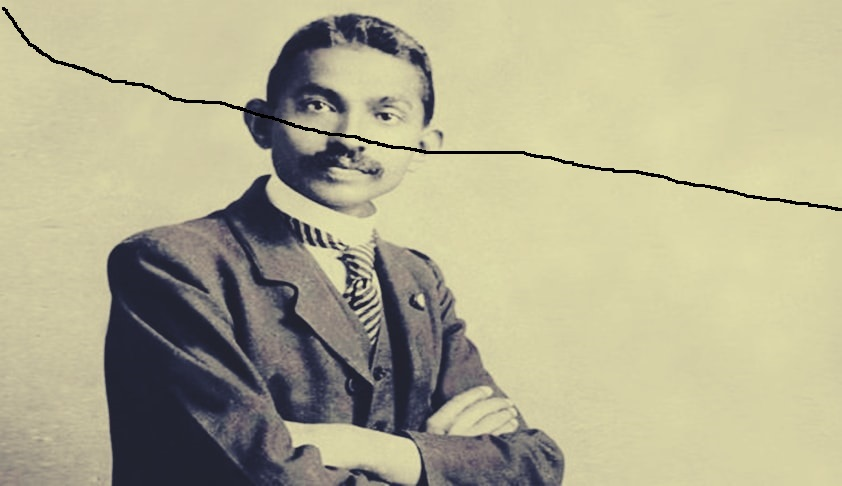
#> input picture img.jpg, 842 x 486 px
$ python proxy.py
#> lines starting #> are read from the running program, lines starting #| are printed output that depends on the picture; after the words box and inside, x2 and y2 are one past the last pixel; in counts of white or black regions, pixels touching at a corner belong together

import cv2
import numpy as np
img = cv2.imread('img.jpg')
#> img is the input picture: shape (486, 842, 3); mean B, G, R 143.6, 172.5, 176.4
cv2.imshow("real image",img)
cv2.waitKey(0)

#load imge
markdam = cv2.imread('mask.jpg',0)
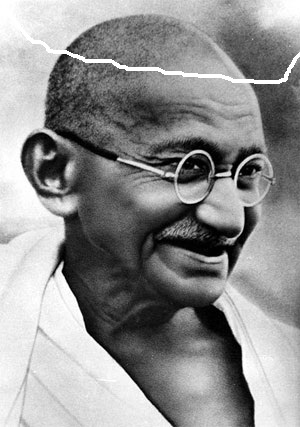
#> input picture mask.jpg, 300 x 427 px
#> markdam is the input picture: shape (427, 300); min 0, max 255, mean 143.7
cv2.imshow('marked',markdam)
cv2.waitKey(0)


ret, thresh1 = cv2.threshold(markdam,254,255,cv2.THRESH_BINARY)
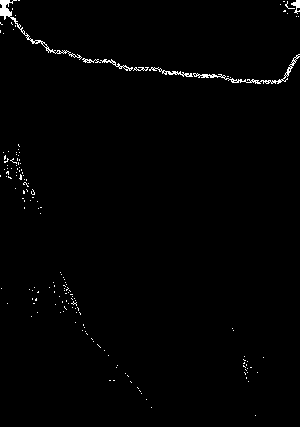
#> thresh1: shape (427, 300); 1.1% white in thin lines or dots
cv2.imshow('thresold',thresh1)
cv2.waitKey(0)

kernel  = np.ones((7,7),np.uint8)
mask = cv2.dilate(thresh1,kernel , iterations=1)
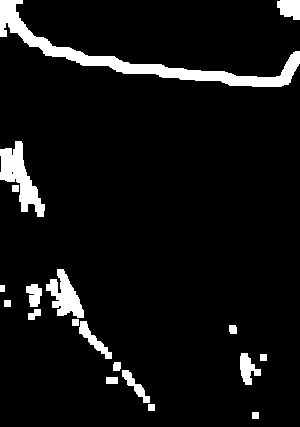
#> mask: shape (427, 300); 6.8% white; 19 white regions, largest, box (x1, y1, x2, y2) and area: (0, 0, 300, 87) 3971, (0, 141, 45, 217) 1437, (46, 269, 84, 318) 973

cv2.imshow('dillate',mask)
cv2.imwrite('broken2.png',mask)
cv2.waitKey(0)

#> (the run stopped early here; a loop or call above may not have finished)
